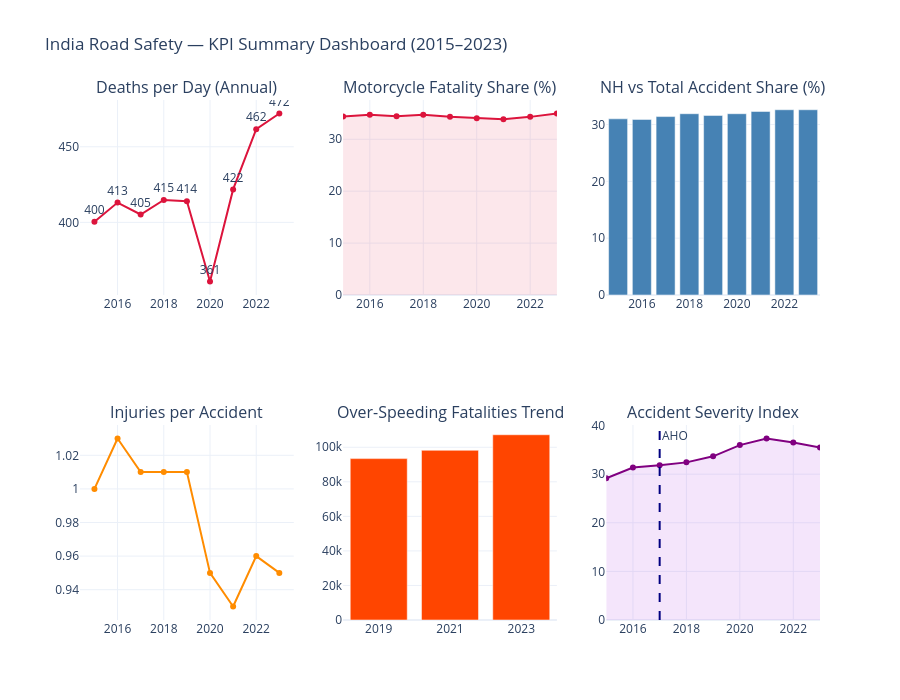

Notebook code cell kept with this figure:
### Markdown cell above
## 10. KPI Summary Dashboard

### Code cell
fig = make_subplots(
    rows=2, cols=3,
    subplot_titles=(
        'Deaths per Day (Annual)',
        'Motorcycle Fatality Share (%)',
        'NH vs Total Accident Share (%)',
        'Injuries per Accident',
        'Over-Speeding Fatalities Trend',
        'Accident Severity Index'
    )
)

y = df_national['Year']

# ── Deaths per day ─────────────────────────────────────────────
dpd = (df_national['Total_Fatalities'] / 365).round(1)
fig.add_trace(go.Scatter(x=y, y=dpd, mode='lines+markers+text',
    text=[f"{v:.0f}" for v in dpd], textposition='top center',
    line=dict(color='crimson', width=2), name='Deaths/Day'), row=1, col=1)

# ── Motorcycle fatality share ──────────────────────────────────
fig.add_trace(go.Scatter(x=y, y=df_national['Moto_Fatality_Share'],
    mode='lines+markers', fill='tozeroy',
    fillcolor='rgba(220,20,60,0.1)',
    line=dict(color='crimson', width=2), name='Moto Fatal %'), row=1, col=2)

# ── NH share ───────────────────────────────────────────────────
nh_share = (df_national['NH_Accidents'] / df_national['Total_Accidents'] * 100).round(1)
fig.add_trace(go.Bar(x=y, y=nh_share, name='NH Accident %',
    marker_color='steelblue'), row=1, col=3)

# ── Injuries per accident ──────────────────────────────────────
ipa = (df_national['Total_Injuries'] / df_national['Total_Accidents']).round(2)
fig.add_trace(go.Scatter(x=y, y=ipa, mode='lines+markers',
    line=dict(color='darkorange', width=2), name='Injuries/Accident'), row=2, col=1)

# ── Over-speeding fatalities ───────────────────────────────────
fig.add_trace(go.Bar(
    x=['2019','2021','2023'],
    y=df_cause.loc[df_cause['Cause']=='Over Speeding',
                   ['Fatalities_2019','Fatalities_2021','Fatalities_2023']].values[0],
    name='Speeding Fatal', marker_color='orangered'
), row=2, col=2)

# ── Severity Index = Fatalities / Accidents * 100 ──────────────
severity = (df_national['Total_Fatalities'] / df_national['Total_Accidents'] * 100).round(2)
fig.add_trace(go.Scatter(x=y, y=severity, mode='lines+markers',
    fill='tozeroy', fillcolor='rgba(148,0,211,0.1)',
    line=dict(color='purple', width=2), name='Severity Index'), row=2, col=3)
fig.add_vline(x=2017, line_dash='dash', line_color='navy',
              annotation_text='AHO', row=2, col=3)

fig.update_layout(
    title_text='India Road Safety — KPI Summary Dashboard (2015–2023)',
    title_font_size=17,
    height=700,
    template='plotly_white',
    showlegend=False
)
fig.show()

### Figure 1 — Plotly figure (JSON) as saved in the notebook; plotly's stock layout.template omitted (floating-point values rounded to 4 significant figures)
{"data": [{"line": {"color": "crimson", "width": 2}, "mode": "lines+markers+text", "name": "Deaths/Day", "text": ["400", "413", "405", "415", "414", "361", "422", "462", "472"], "textposition": "top center", "type": "scatter", "x": [2015, 2016, 2017, 2018, 2019, 2020, 2021, 2022, 2023], "xaxis": "x", "y": [400.4, 413.1, 405.2, 414.8, 414.0, 360.9, 421.8, 461.6, 472.0], "yaxis": "y"}, {"fill": "tozeroy", "fillcolor": "rgba(220,20,60,0.1)", "line": {"color": "crimson", "width": 2}, "mode": "lines+markers", "name": "Moto Fatal %", "type": "scatter", "x": [2015, 2016, 2017, 2018, 2019, 2020, 2021, 2022, 2023], "xaxis": "x2", "y": [34.36, 34.74, 34.44, 34.73, 34.34, 34.04, 33.86, 34.31, 34.96], "yaxis": "y2"}, {"marker": {"color": "steelblue"}, "name": "NH Accident %", "type": "bar", "x": [2015, 2016, 2017, 2018, 2019, 2020, 2021, 2022, 2023], "xaxis": "x3", "y": [31.0, 30.9, 31.4, 31.9, 31.6, 31.9, 32.3, 32.6, 32.6], "yaxis": "y3"}, {"line": {"color": "darkorange", "width": 2}, "mode": "lines+markers", "name": "Injuries/Accident", "type": "scatter", "x": [2015, 2016, 2017, 2018, 2019, 2020, 2021, 2022, 2023], "xaxis": "x4", "y": [1.0, 1.03, 1.01, 1.01, 1.01, 0.95, 0.93, 0.96, 0.95], "yaxis": "y4"}, {"marker": {"color": "orangered"}, "name": "Speeding Fatal", "type": "bar", "x": ["2019", "2021", "2023"], "xaxis": "x5", "y": [93421, 98231, 107234], "yaxis": "y5"}, {"fill": "tozeroy", "fillcolor": "rgba(148,0,211,0.1)", "line": {"color": "purple", "width": 2}, "mode": "lines+markers", "name": "Severity Index", "type": "scatter", "x": [2015, 2016, 2017, 2018, 2019, 2020, 2021, 2022, 2023], "xaxis": "x6", "y": [29.14, 31.37, 31.82, 32.42, 33.66, 35.97, 37.33, 36.52, 35.49], "yaxis": "y6"}], "layout": {"annotations": [{"font": {"size": 16}, "showarrow": false, "text": "Deaths per Day (Annual)", "x": 0.1444, "xanchor": "center", "xref": "paper", "y": 1, "yanchor": "bottom", "yref": "paper"}, {"font": {"size": 16}, "showarrow": false, "text": "Motorcycle Fatality Share (%)", "x": 0.5, "xanchor": "center", "xref": "paper", "y": 1, "yanchor": "bottom", "yref": "paper"}, {"font": {"size": 16}, "showarrow": false, "text": "NH vs Total Accident Share (%)", "x": 0.8556, "xanchor": "center", "xref": "paper", "y": 1, "yanchor": "bottom", "yref": "paper"}, {"font": {"size": 16}, "showarrow": false, "text": "Injuries per Accident", "x": 0.1444, "xanchor": "center", "xref": "paper", "y": 0.375, "yanchor": "bottom", "yref": "paper"}, {"font": {"size": 16}, "showarrow": false, "text": "Over-Speeding Fatalities Trend", "x": 0.5, "xanchor": "center", "xref": "paper", "y": 0.375, "yanchor": "bottom", "yref": "paper"}, {"font": {"size": 16}, "showarrow": false, "text": "Accident Severity Index", "x": 0.8556, "xanchor": "center", "xref": "paper", "y": 0.375, "yanchor": "bottom", "yref": "paper"}, {"showarrow": false, "text": "AHO", "x": 2017, "xanchor": "left", "xref": "x6", "y": 1, "yanchor": "top", "yref": "y6 domain"}], "height": 700, "shapes": [{"line": {"color": "navy", "dash": "dash"}, "type": "line", "x0": 2017, "x1": 2017, "xref": "x6", "y0": 0, "y1": 1, "yref": "y6 domain"}], "showlegend": false, "title": {"font": {"size": 17}, "text": "India Road Safety — KPI Summary Dashboard (2015–2023)"}, "xaxis": {"anchor": "y", "domain": [0, 0.2889]}, "xaxis2": {"anchor": "y2", "domain": [0.3556, 0.6444]}, "xaxis3": {"anchor": "y3", "domain": [0.7111, 1]}, "xaxis4": {"anchor": "y4", "domain": [0, 0.2889]}, "xaxis5": {"anchor": "y5", "domain": [0.3556, 0.6444]}, "xaxis6": {"anchor": "y6", "domain": [0.7111, 1]}, "yaxis": {"anchor": "x", "domain": [0.625, 1]}, "yaxis2": {"anchor": "x2", "domain": [0.625, 1]}, "yaxis3": {"anchor": "x3", "domain": [0.625, 1]}, "yaxis4": {"anchor": "x4", "domain": [0, 0.375]}, "yaxis5": {"anchor": "x5", "domain": [0, 0.375]}, "yaxis6": {"anchor": "x6", "domain": [0, 0.375]}}}
